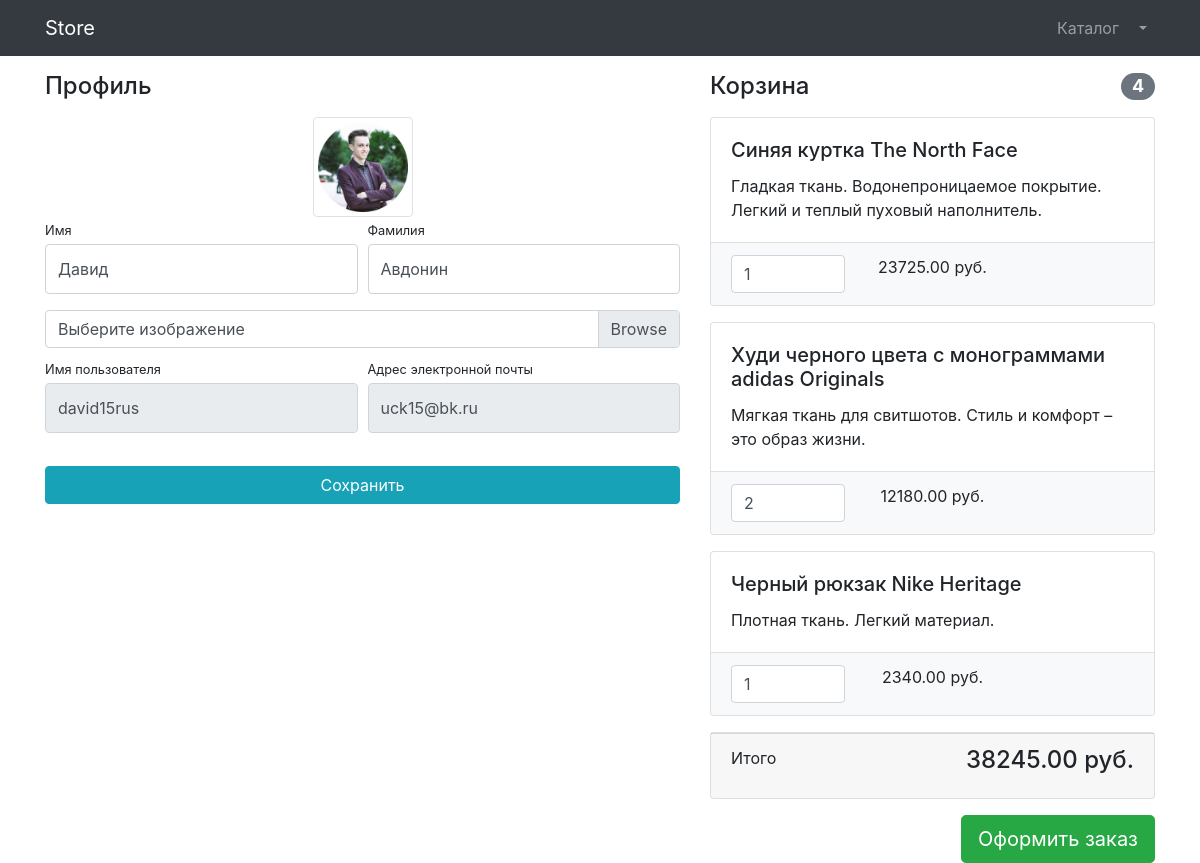
The page /users/profile/2 (signed in) on the database as committed earlier.
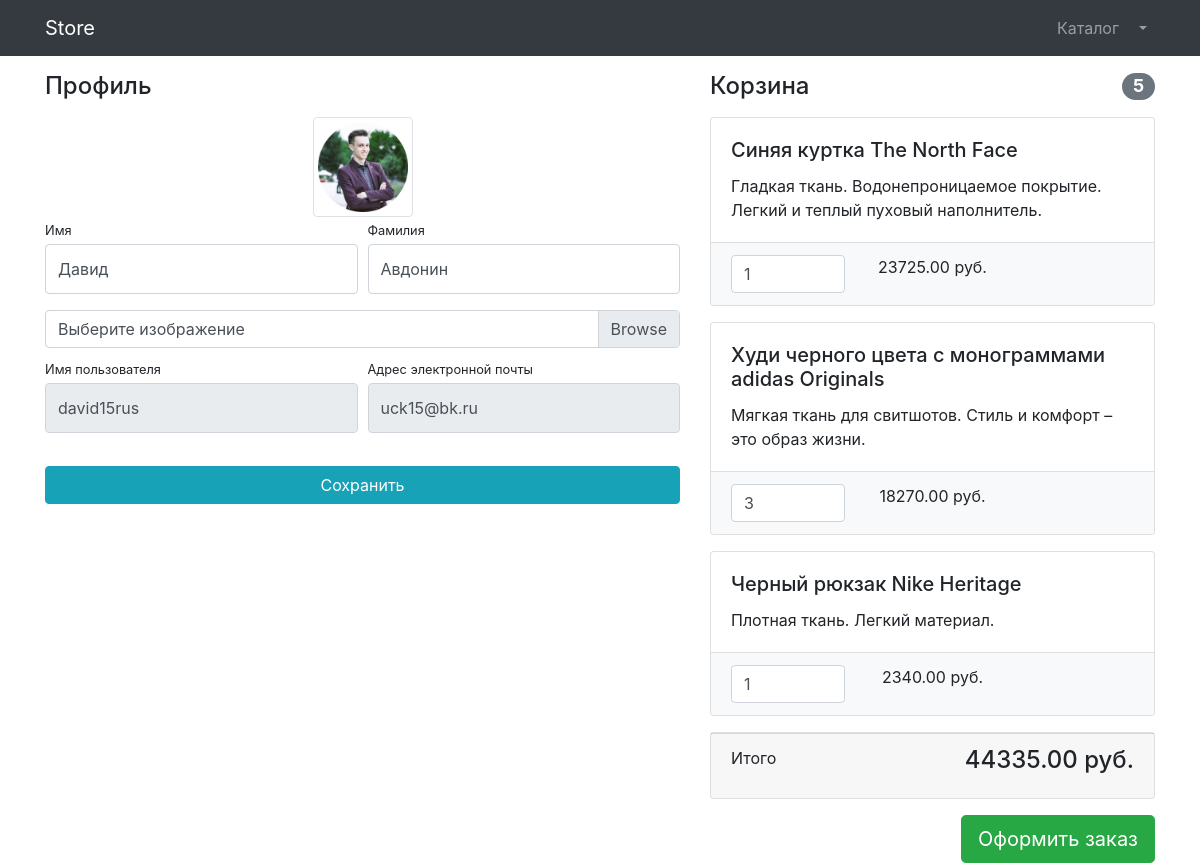
The same page on the database as committed later.
### users/models.py (models this page shows)
class User(AbstractUser):
    image = models.ImageField(upload_to='users_images', null=True, blank=True)
    is_verified_email = models.BooleanField(default=False)

### products/models.py (models this page shows, shortened)
class Basket(models.Model):
    quantity = models.PositiveSmallIntegerField(default=0)
    user = models.ForeignKey(to=User, on_delete=models.CASCADE)
    product = models.ForeignKey(to=Products, on_delete=models.CASCADE)
    objects = BasketQuerySet.as_manager()
    def sum(self):
        return self.product.price * self.quantity

class Products(models.Model):
    name = models.CharField(max_length=150)
    descriptions = models.TextField()
    price = models.DecimalField(max_digits=10, decimal_places=2)
    quantity = models.PositiveIntegerField(default=0)
    image = models.ImageField(upload_to='products_images')
    category = models.ForeignKey(to=Category, on_delete=models.CASCADE)
    class Meta:
        verbose_name = 'product'
        verbose_name_plural = 'products'

### users/views.py (the view, shortened to what this page needs)
class ProfileView(TitleCommonMixin, UpdateView):
    model = User
    form_class = UserProfile
    template_name = 'users/profile.html'
    title = 'Store - Профиль'
    def get_context_data(self, **kwargs):
        context = super(ProfileView, self).get_context_data()
        context['basket'] = Basket.objects.filter(user=self.object)
        return context

### users/forms.py
class UserProfile(UserChangeForm):
    first_name = forms.CharField(widget=forms.TextInput(
        attrs={
            'class': 'form-control py-4'
        }
    ))
    last_name = forms.CharField(widget=forms.TextInput(
        attrs={
            'class': 'form-control py-4'
        }
    ))
    image = forms.ImageField(
        widget=forms.FileInput(
            attrs={
                'class': 'custom-file-input'
            }
        ),
        required=False)
    username = forms.CharField(widget=forms.TextInput(
        attrs={
            'class': 'form-control py-4',
            'readonly': True
        }
    ))
    email = forms.CharField(widget=forms.TextInput(
        attrs={
            'class': 'form-control py-4',
            'readonly': True
        }
    ))
    class Meta:
        model = User
        fields = (
            'first_name',
            'last_name',
            'image',
            'username',
            'email'
        )

### products/models.py (called while the page is built)
    def total_sum(self):
        return sum(product.sum() for product in self)

    def total_qty(self):
        return sum(product.quantity for product in self)

### users/templates/users/profile.html (shortened to what this page needs)
{% extends 'products/base.html' %}
{% load static %}
{% block css %}
    <link href="{% static 'vendor/css/profile.css' %}" rel="stylesheet">
{% endblock %}
{% block content %}
    <div class="container">
    <div class="row">
        <div class="col-lg-7">
            <h4 class="mt-3 mb-3">Профиль</h4>
            <div class="col-lg-12 text-center">
                <img width="100" height="100"
                     src="{% if user.image %}
                              {{ user.image.url }}
                          {% else %}
                              {% static 'vendor/img/users/default_avatar.jpg' %}
                          {% endif %}
"
                     class="img-thumbnail">
            </div>
            <form action="{% url 'users:profile' user.id %}" method="post" enctype="multipart/form-data">
                <div class="form-row">
                    <div class="col-lg-6">
                        <div class="form-group">
                            <label class="small mb-1" for="{{ form.first_name.id_for_label }}">Имя</label>
                            {{ form.first_name }}
                        </div>
                    </div>
                    <div class="col-lg-6">
                        <div class="form-group">
                            <label class="small mb-1" for="{{ form.last_name.id_for_label }}">Фамилия</label>
                            {{ form.last_name }}
                        </div>
                    </div>
                </div>
                <div class="form-row mb-2">
                    <div class="col-lg-12">
                        <div class="custom-file">
                            <label class="custom-file-label" for="{{ form.image.id_for_label }}">Выберите изображение</label>
                        </div>
                    </div>
                </div>
                <div class="form-row">
                    <div class="col-lg-6">
                        <label class="small mb-1" for="{{ form.username.id_for_label }}">Имя пользователя</label>
                        {{ form.username }}
                    </div>
                    <div class="col-lg-6">
                        <label class="small mb-1" for="{{ form.email.id_for_label }}">Адрес электронной
                            почты</label>
                        {{ form.email }}
                    </div>
                </div>
                <div class="form-row">
                    <div class="col-lg-12" style="margin-top: 33px;">
                        <input class="btn btn-info btn-block" type="submit" value="Сохранить">
                    </div>
                </div>
            </form>
        </div>
        <div class="col-lg-5">
            {% include 'products/basket.html' %}
        </div>
    </div>
</div>
{% endblock %}

### products/templates/products/base.html (shortened to what this page needs)
{% load static %}
<!DOCTYPE html>
<html lang="en">
<head>
    <link href="{% static 'vendor/bootstrap/css/bootstrap.min.css'%}" rel="stylesheet">
    {% block css %} {% endblock %}
</head>
<body>
<nav class="navbar navbar-expand-lg navbar-dark bg-dark fixed-top">
    <div class="container">
        <a class="navbar-brand" href="{% url 'index' %}">Store</a>
        <div class="collapse navbar-collapse" id="navbarResponsive">
            <ul class="navbar-nav ml-auto">
                <li class="nav-item">
                    <a class="nav-link" href="{% url 'products:index' %}">Каталог  </a>
                </li>
                {% if user.is_authenticated %}
                <li class="nav-item dropdown">
                    <a class="nav-link dropdown-toggle" href="#" id="navbarDropdown" role="button"
                       data-bs-toggle="dropdown" aria-expanded="false">
                    </a>
                        {% else %}
                        <li class="nav-item">
                            <a class="nav-link" href="{% url 'users:login' %}">
                                Войти <i class="fas fa-sign-in-alt"></i>
                            </a>
                        </li>
                        {% endif %}
                </li>
            </ul>
        </div>
    </div>
</nav>
{% block content %} {% endblock %}
</body>
</html>

### products/templates/products/basket.html (shortened to what this page needs)
{% if basket %}
    <h4 class="mt-3 mb-3 d-flex justify-content-between align-items-center mb-3">
        Корзина <span class="badge badge-secondary badge-pill">{{ basket.total_qty }}</span>
    </h4>
    {% for pr in basket %}
        <div class="card mb-3">
            <div class="card-body">
                <h5 class="card-title">{{ pr.product.name }}</h5>
                <p class="card-text">{{ pr.product.descriptions }}</p>
            </div>
            <ul class="list-group list-group-flush">
                <li class="list-group-item bg-light">
                    <div class="row text-center">
                        <div class="col-lg-4">
                            <input name="basketID" type="number" class="form-control"
                                   value="{{ pr.quantity }}" min="0">
                        </div>
                        <div class="col-lg-4">{{ pr.sum }} руб.</div>
                        <div class="col-lg-4">
                        </div>
                    </div>
                </li>
            </ul>
        </div>
    {% endfor %}
    <div class="card mb-3">
        <div class="card-footer">
            <p class="float-left">Итого</p>
            <h4 class="float-right">{{ basket.total_sum }} руб.</h4>
        </div>
    </div>
    <a class="btn btn-success btn-lg float-right" href="../orders/order-create.html">
        Оформить заказ
    </a>
{% else %}
    <h4 class="mt-3 mb-3 text-center">
        Корзина пуста
    </h4>
{% endif %}

Rows that differ between the two databases and show on the page:
changed through a linked row, Basket "Синяя куртка The North Face": total_qty "4" → "5"; total_sum "38245.00" → "44335.00"
changed Basket "Худи черного цвета с монограммами adidas Originals": basketID "2" → "3"; sum "12180.00" → "18270.00"
